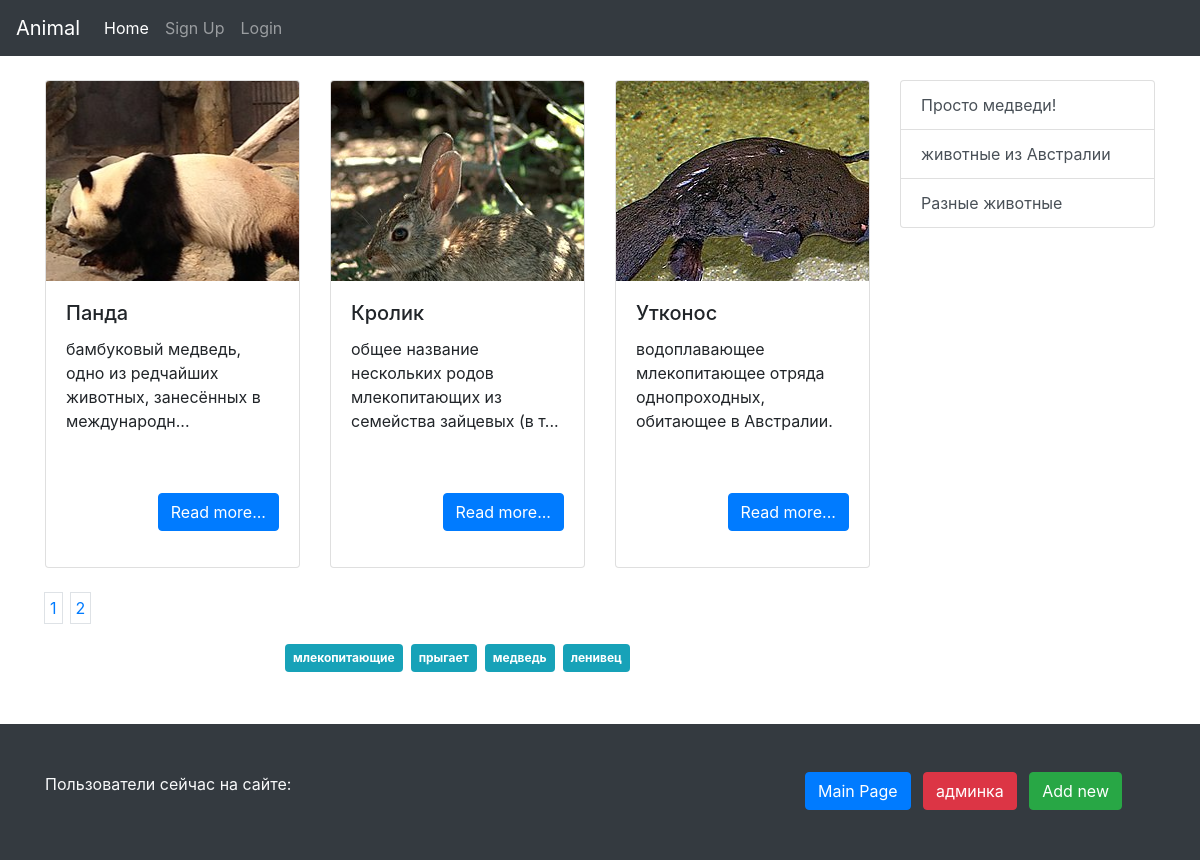
Page /tag.php?tag=млекопитающие on the committed database.
### tables this page shows
CREATE TABLE `info` (
  `id` int(11) NOT NULL,
  `title` varchar(255) NOT NULL,
  `category` int(11) NOT NULL,
  `descr_min` text NOT NULL,
  `description` text NOT NULL,
  `image` varchar(500) DEFAULT NULL
);

CREATE TABLE `category` (
  `id` int(11) NOT NULL,
  `category` varchar(255) NOT NULL,
  `slug` varchar(255) NOT NULL,
  `image` text NOT NULL,
  `description` text NOT NULL
);

### core/function.php (called while the page is built, shortened)
<?php
function paginationCountTag($conn){
    $sql = "SELECT post, tag FROM tag WHERE tag='".$_GET['tag']."'";
    $result = mysqli_query($conn, $sql);
    $result = mysqli_num_rows($result);
    return ceil($result/3);
}
function getAllTags($conn){
    $sql = "SELECT DISTINCT(tag) FROM tag";
    $result = mysqli_query($conn, $sql);
    $a = array();
    if (mysqli_num_rows($result) > 0) {
        while($row = mysqli_fetch_assoc($result)) {
            $a[] = $row['tag'];
        }
    }
    return $a;
}
function getPostFromTag($conn){
    $offset = 0;
    $sql = "SELECT post FROM tag WHERE tag='".$_GET['tag']."' ORDER BY post DESC LIMIT 3 OFFSET ".$offset*3;
    $result = mysqli_query($conn, $sql);
    $a = array();
    if (mysqli_num_rows($result) > 0) {
        while($row = mysqli_fetch_assoc($result)) {
            $a[] = $row['post'];
        }
    }
    $sql = "SELECT * FROM info WHERE id in (".join(",", $a).")";
    $result = mysqli_query($conn, $sql);
    $a = array();
    if (mysqli_num_rows($result) > 0) {
        while($row = mysqli_fetch_assoc($result)) {
            $a[] = $row;
        }
    }
    return array_reverse($a);
}
function getAllCatInfo($conn){
    $sql = "SELECT * FROM category";
    $result = mysqli_query($conn, $sql);
    $a = array();
    if (mysqli_num_rows($result) > 0) {
        while($row = mysqli_fetch_assoc($result)) {
            $a[] = $row;
        }
    }
    return $a;
}
?>

### template/include.php (called while the page is built, shortened)
<?php
	require_once 'core/function.php';
	$conn = connect();
	$cat = getAllCatInfo($conn);
?>

### tag.php (the view, shortened to what this page needs)
<?php require_once 'template/include.php'; ?>
<?php
require_once('template/header.php');
$data = getPostFromTag($conn);
$tag = getAllTags($conn);
$countPageTag = paginationCountTag($conn);
$currentTag = $_GET['tag'];
?>
<div class="container">
  <div class="row">
    <div class="col-lg-9">
        <div class="row">
            <?php
            $out = '';
            for ($i=0; $i < count($data); $i++){
                $data_short = mb_strimwidth($data[$i]['descr_min'], 0, 75, '...');
                $out .='<div class="col-lg-4 col-md-6">';
                $out .='<div class="card">';
                $out .="<div style='background-image: url(/images/{$data[$i]['image']});' class='card-img-top'></div>";
                $out .='<div class="card-body">';
                $out .="<h5 class='card-title'>{$data[$i]['title']}</h5>";
                $out .="<p class='card-text'>{$data_short}</p>";
                $out .='<p class="text-right"><a href="/arcticle/'.$data[$i]['id'].'" class="btn btn-primary">Read more...</a></p>';
                $out .='</div>';
                $out .='</div>';
                $out .='</div>';
            }
            echo $out;
            ?>
        </div>
		    <div class="row">
		        <div class="col-lg-12 text-center">
		            <nav class="mt-4">
		                <ul class="pagination">
		                    <?php
								for ($i=0; $i < $countPageTag; $i++){
								$j = $i+1;
								echo "<a href='/tag.php?tag={$currentTag}&offset={$i}' style='padding: 5px;' class='page-link mr-2'>{$j}</a>";
								}
		                    ?>
		                </ul>
		            </nav>
		        </div>
		    </div>
        <div class="row">
            <div class="col-lg-12 text-center">
                <?php
                    for ($i=0; $i < count($tag); $i++){
                        echo "<a href='/tag.php?tag={$tag[$i]}' style='padding: 5px;' class='badge badge-info p-2 m-1'>{$tag[$i]}</a>";
                    }
                ?>
            </div>
        </div>
    </div>
    <div class="col-lg-3">
        <?php require_once('template/nav.php'); ?>
    </div>
    </div>
</div>
<?php require_once('template/footer.php');?>

### template/nav.php
<?php
    $out = '<div class="list-group">';
    for ($i=0; $i < count($cat); $i++){
        $out .='<a class="list-group-item list-group-item-action" href="/cat/'.$cat[$i]['id'].'">';
        $out .= $cat[$i]['description'].'</a>';
    }
    echo $out;
    echo '</div>';
?>

### css/style.css (style rules this page uses)
html, body { height: 100%; }
.card-img-top { width: 100%; height: 200px; background-position: center top; background-repeat: no-repeat; }
.card-text { height: 140px; }

### rows in the picture
info: image (picture), title "Панда", descr_min "бамбуковый медведь, одно из редчайших животных, занесённых в международн..."
info: image (picture), title "Кролик", descr_min "общее название нескольких родов млекопитающих из семейства зайцевых (в т..."
info: image (picture), title "Утконос", descr_min "водоплавающее млекопитающее отряда однопроходных, обитающее в Австралии."
category: description "Просто медведи!"
category: description "животные из Австралии"
category: description "Разные животные"

### other values in the picture
$j "1"
$j "2"
$tag[$i] "млекопитающие"
$tag[$i] "прыгает"
$tag[$i] "медведь"
$tag[$i] "ленивец"
